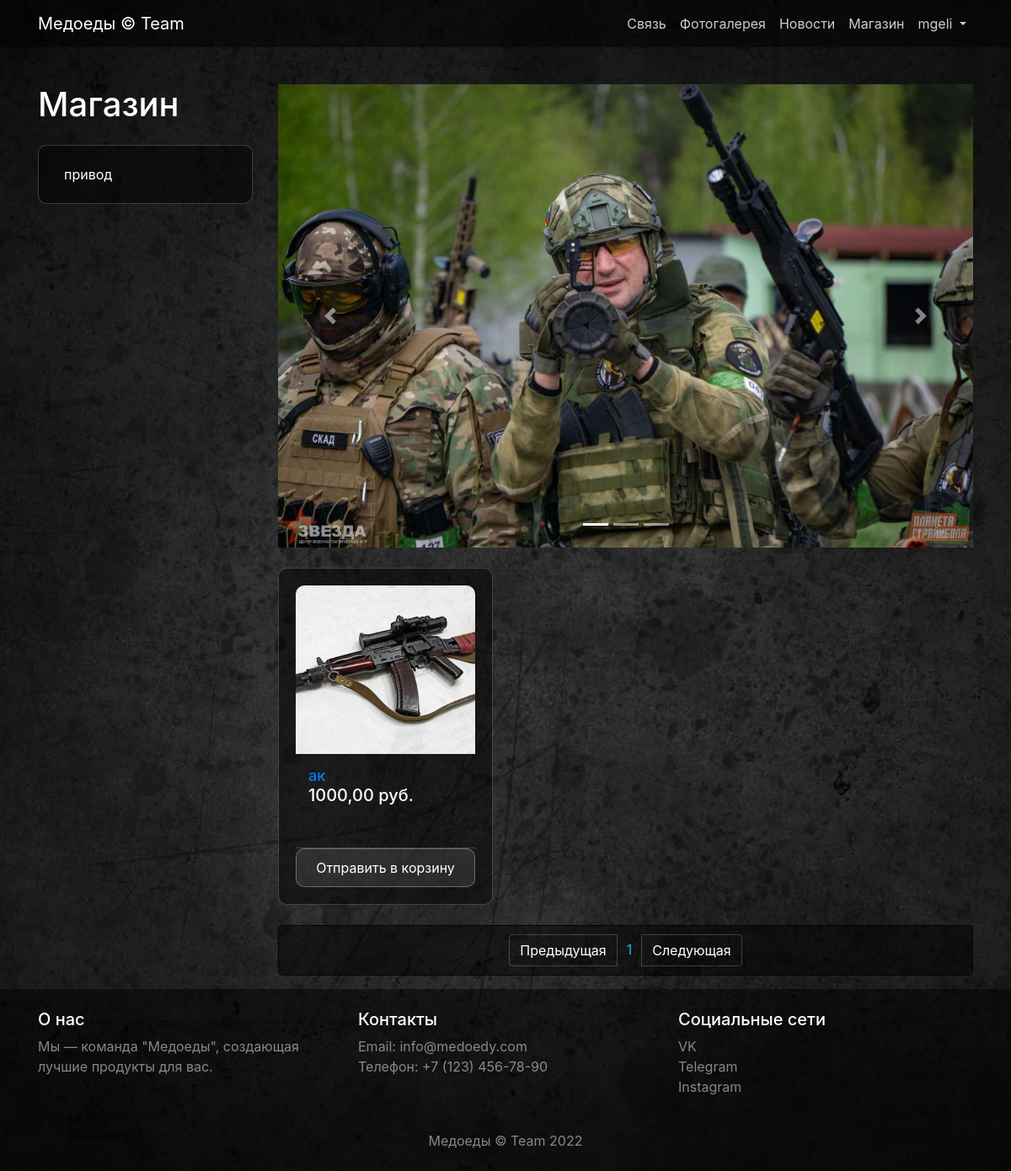
The page /store/ (signed in) on the database its author committed.
### users/models.py (models this page shows)
class User(AbstractUser):
    image = models.ImageField(upload_to='users_images', null=True, blank=True)

### store/models.py (models this page shows, shortened)
class ProductCategory(models.Model):
    name = models.CharField(max_length=50, unique=True)
    description = models.TextField(null=True, blank=True)

class Product(models.Model):
    name = models.CharField(max_length=120)
    description = models.TextField()
    price = models.DecimalField(max_digits=10, decimal_places=2)
    quantity = models.PositiveIntegerField(default=0)
    image = models.ImageField(upload_to='products_images', blank=True)  # Основное изображение
    category = models.ForeignKey(to=ProductCategory, on_delete=models.PROTECT)

### store/views.py (the view)
# urls.py: path('store/', include('store.urls', namespace='store')),
def store(request, category_id=None, page_number=1):
    per_page = 6
    products = Product.objects.filter(category_id=category_id) if category_id else Product.objects.all()
    paginator = Paginator(products, per_page)
    products_paginator = paginator.page(page_number)
    context = {
        'title': 'Каталог',
        'categories': ProductCategory.objects.all(),
        'products': products_paginator
    }
    return render(request, 'store/products.html', context)

### store/templates/store/products.html (shortened to what this page needs)
{% extends 'store/base.html' %}
{% load static %}
    {%  block css %}
    <link href="{% static '/css/products.css' %}" rel="stylesheet">
    {% endblock %}
    {% block content %}
    <div class="container">
        <div class="row">
            <div class="col-lg-3">
                <h1 class="my-4 text-white">Магазин</h1>
                <div class="list-group">
                    {% for category in categories %}
                    <a href="{% url 'store:category' category.id %}" class="list-group-item">{{category.name}}</a>
                    {% endfor %}
                </div>
            </div>
            <div class="col-lg-9">
                <div id="carouselExampleIndicators" class="carousel slide my-4" data-ride="carousel">
                    <ol class="carousel-indicators">
                        <li data-target="#carouselExampleIndicators" data-slide-to="0" class="active"></li>
                        <li data-target="#carouselExampleIndicators" data-slide-to="1"></li>
                        <li data-target="#carouselExampleIndicators" data-slide-to="2"></li>
                    </ol>
                    <div class="carousel-inner" role="listbox">
                        <div class="carousel-item active">
                            <img class="d-block img-fluid" src="{% static 'img/slides/slide-1.jpg' %}" alt="First slide">
                        </div>
                    </div>
                    <a class="carousel-control-prev" href="#carouselExampleIndicators" role="button" data-slide="prev">
                        <span class="carousel-control-prev-icon" aria-hidden="true"></span>
                    </a>
                    <a class="carousel-control-next" href="#carouselExampleIndicators" role="button" data-slide="next">
                        <span class="carousel-control-next-icon" aria-hidden="true"></span>
                    </a>
                </div>
                <div class="row">
                    {% for product in products %}
                        <div class="col-lg-4 col-md-6 mb-4">
						    <div class="album-card">
						        <a href="{% url 'store:product_detail' product.id %}">
						            <img class="card-img-top" src="{{ product.image.url }}" alt="{{ product.name }}">
						        </a>
						        <div class="card-body">
						            <h4 class="card-title">
						                <a href="{% url 'store:product_detail' product.id %}">{{ product.name }}</a>
						            </h4>
						            <h5>{{ product.price }} руб.</h5>
						        </div>
						        <div class="card-footer">
						            <a class="btn btn-add-to-cart" href="{% url 'store:basket_add' product.id %}">
						                Отправить в корзину
						            </a>
						        </div>
						    </div>
						</div>
                    {% endfor %}
                </div>
                <nav aria-label="Page navigation example">
                    <ul class="pagination justify-content-center" style="background-color: rgba(0, 0, 0, 0.5); padding: 10px; border-radius: 5px;">
                        <li class="page-item {% if not products.has_previous %} disabled {% endif %}">
                            <a class="page-link text-white" style="background-color: transparent; border: 1px solid rgba(255, 255, 255, 0.2);"
                               href="{% if products.has_previous %} {% url 'store:paginator' products.previous_page_number %} {% else %} # {% endif %}"
                               tabindex="-1" aria-disabled="true">Предыдущая</a>
                        </li>
                        {% for page in products.paginator.page_range %}
                        <li class="page-item">
                            <a class="page-link"
                               href="{% url 'store:paginator' page %}">
                                {{page}}
                            </a>
                        </li>
                        {% endfor %}
                        <li class="page-item {% if not products.has_next %} disabled {% endif %}">
                            <a class="page-link text-white" style="background-color: transparent; border: 1px solid rgba(255, 255, 255, 0.2);"
                               href="{% if products.has_next %} {% url 'store:paginator' products.next_page_number %} {% else %} # {% endif %}">
                                Следующая
                            </a>
                        </li>
                    </ul>
                </nav>
            </div>
        </div>
    </div>
    {% endblock %}
{% block footer %}
<footer class="py-4" style="background-color: rgba(0, 0, 0, 0.5);">
    <div class="container">
        <div class="row">
            <div class="col-lg-4 col-md-6 mb-4">
                <h5 class="text-white">О нас</h5>
                <p class="text-white-50">Мы — команда "Медоеды", создающая лучшие продукты для вас.</p>
            </div>
            <div class="col-lg-4 col-md-6 mb-4">
                <h5 class="text-white">Контакты</h5>
                <ul class="list-unstyled">
                    <li><a href="#" class="text-white-50">Email: info@medoedy.com</a></li>
                    <li><a href="#" class="text-white-50">Телефон: +7 (123) 456-78-90</a></li>
                </ul>
            </div>
            <div class="col-lg-4 col-md-6 mb-4">
                <h5 class="text-white">Социальные сети</h5>
                <ul class="list-unstyled">
                    <li><a href="#" class="text-white-50">VK</a></li>
                    <li><a href="#" class="text-white-50">Telegram</a></li>
                    <li><a href="#" class="text-white-50">Instagram</a></li>
                </ul>
            </div>
        </div>
        <div class="text-center">
            <p class="m-0 text-white-50">Медоеды &copy; Team 2022</p>
        </div>
    </div>
</footer>
{% endblock %}

### store/templates/store/base.html (shortened to what this page needs)
{% load static %}
<!DOCTYPE html>
<html lang="en">
<head>
    <link href="{% static 'bootstrap/css/bootstrap.min.css' %}" rel="stylesheet">
    {% block css %} {% endblock %}
</head>
<body>
<nav class="navbar navbar-expand-lg navbar-dark bg-dark fixed-top">
    <div class="container d-flex align-items-center">
        <a class="navbar-brand" href="{% url 'index' %}">Медоеды &copy; Team</a>
        <div class="collapse navbar-collapse" id="navbarResponsive">
            <ul class="navbar-nav ml-auto d-flex align-items-center">
                <li class="nav-item">
                    <a class="nav-link" href="{% url 'contact' %}">Связь </a>
                </li>
                <li class="nav-item">
                    <a class="nav-link" href="{% url 'gallery' %}">Фотогалерея </a>
                </li>
                <li class="nav-item">
                    <a class="nav-link" href="{% url 'news:events' %}">Новости </a>
                </li>
                <li class="nav-item">
                    <a class="nav-link" href="{% url 'store:index' %}">Магазин </a>
                </li>
                {% if user.is_authenticated %}
                    <li class="nav-item dropdown">
                        <a class="nav-link dropdown-toggle" href="#" id="navbarDropdown" role="button"
                           data-bs-toggle="dropdown" aria-expanded="false">{{user.username}}
                        </a>
                    </li>
                {% else %}
                    <li class="nav-item">
                        <a class="nav-link" href="{% url 'users:login' %}">Войти <i class="fas fa-sign-in-alt"></i></a>
                    </li>
                {% endif %}
            </ul>
        </div>
    </div>
</nav>
{% block content %} {% endblock %}
{% block footer %} {% endblock %}
</body>
</html>

### static/css/products.css (style rules this page uses)
body { padding-top: 76px; background: url("../img/walper.jpg") no-repeat center top fixed; }
.list-group { background-color: #00000080; border: 1px solid rgba(255, 255, 255, 0.2); border-radius: 10px; padding: 10px; text-decoration: none; }
.card-footer { padding: 0; border-top: 1px solid rgba(255, 255, 255, 0.2); background-color: transparent; margin-top: auto; }
.card-body { padding: 15px; flex-grow: 1; }
.card-title { font-size: 18px; margin-bottom: 10px; }
.card-footer { padding: 0; border-top: 1px solid rgba(255, 255, 255, 0.2); background-color: transparent; }
.album-card { background-color: #00000080; border: 1px solid rgba(255, 255, 255, 0.2); border-radius: 10px; color: white; transition: background-color 0.3s ease, transform 0.3s ease; display: flex; flex-direction: column; height: 400px; overflow: hidden; }
.album-card img { width: 100%; height: 200px; object-fit: cover; border-radius: 10px 10px 0 0; }
.list-group-item { background-color: transparent; border: none; color: white; transition: background-color 0.3s ease; text-decoration: none; }
.pagination { background-color: #00000080; border: 1px solid rgba(0, 0, 0, 0.777); border-radius: 10px; padding: 10px; }
.page-item .page-link { background-color: transparent; border: none; color: rgb(52, 174, 227); transition: background-color 0.3s ease; }
.page-item.disabled .page-link { color: rgba(0, 0, 0, 0.915); }
.album-card { background-color: #00000080; border: 1px solid rgba(255, 255, 255, 0.2); border-radius: 10px; padding: 20px; color: white; transition: background-color 0.3s ease, transform 0.3s ease; text-decoration: none; }
.btn-add-to-cart { width: 100%; padding: 10px; background-color: rgba(40, 167, 69, 0.8); color: white; border: none; border-radius: 10px 10px 10px 10px; text-align: center; font-size: 16px; transition: background-color 0.3s ease, transform 0.3s ease, box-shadow 0.3s ease; text-decoration: none; }
.album-card h4, .album-card p { color: white; margin: 0; text-decoration: none; }
.album-card .btn { background-color: rgba(255, 255, 255, 0.1); border: 1px solid rgba(255, 255, 255, 0.3); color: white; transition: background-color 0.3s ease; text-decoration: none; }

### store/templates/store/base.html (style rules this page uses)
.navbar { background-color: rgba(0, 0, 0, 0.5) !important; }
.navbar-dark .navbar-nav .nav-link { color: rgba(255, 255, 255, 0.8); }

### rows shown on the page
User: username "mgeli"
ProductCategory: name "привод"
Product: image (picture), name "ак", price "1000,00"

### other values the page prints
{{ page }} "1"
